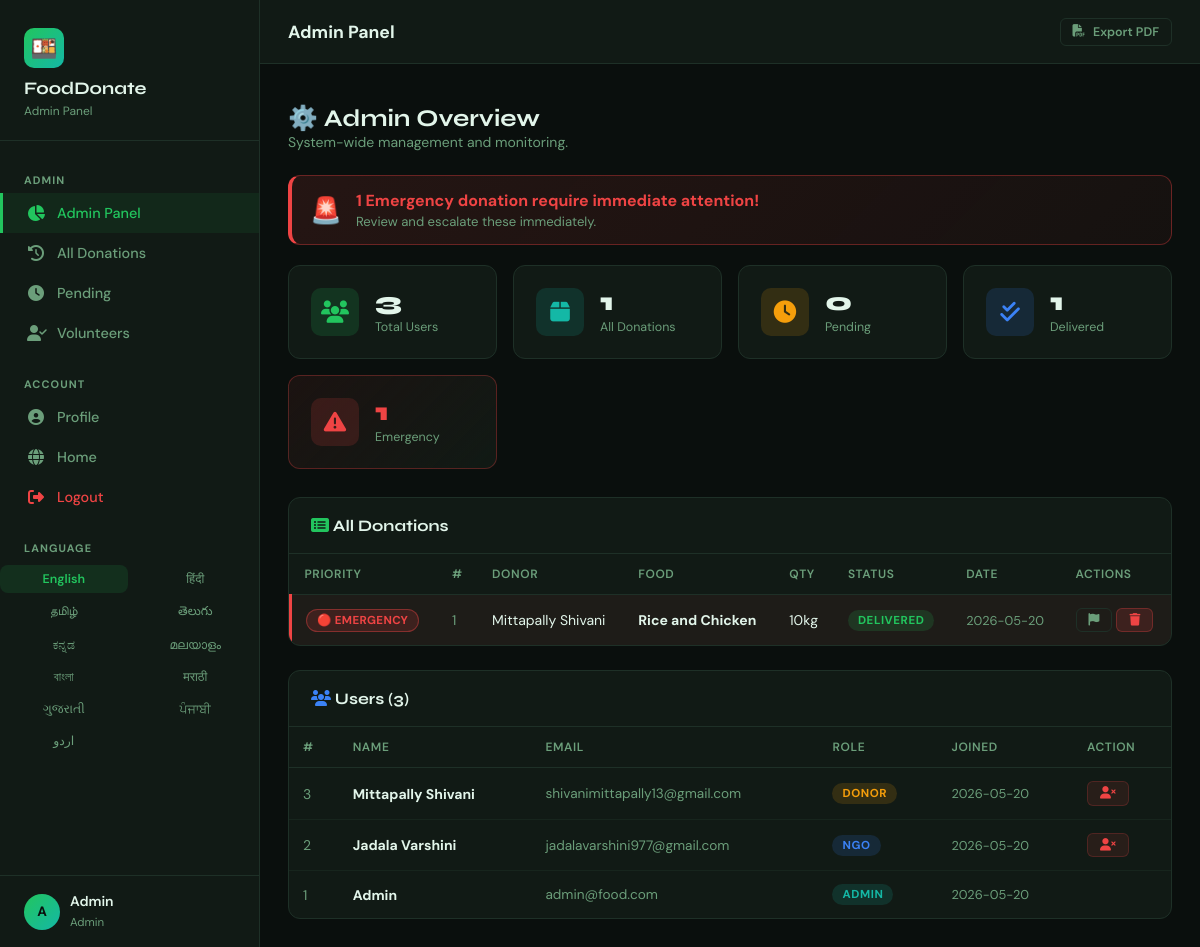
The page /admin (signed in) on the database its author committed.
### tables this page shows
CREATE TABLE donations (
            id           INTEGER PRIMARY KEY AUTOINCREMENT,
            donor_id     INTEGER NOT NULL,
            donor_name   TEXT    NOT NULL,
            food_type    TEXT    NOT NULL,
            category     TEXT    DEFAULT 'Veg',
            quantity     TEXT    NOT NULL,
            address      TEXT    NOT NULL,
            city         TEXT    DEFAULT '',
            phone        TEXT    NOT NULL,
            cooking_time TEXT,
            expiry_time  TEXT,
            message      TEXT,
            status       TEXT    DEFAULT 'pending',
            priority     TEXT    DEFAULT 'normal',
            image_path   TEXT,
            ngo_id       INTEGER,
            qr_code      TEXT,
            created_at   TEXT    DEFAULT (datetime('now'))
        );

CREATE TABLE users (
            id         INTEGER PRIMARY KEY AUTOINCREMENT,
            name       TEXT    NOT NULL,
            email      TEXT    UNIQUE NOT NULL,
            password   TEXT    NOT NULL,
            role       TEXT    NOT NULL DEFAULT 'donor',
            phone      TEXT,
            address    TEXT,
            org_name   TEXT,
            created_at TEXT    DEFAULT (datetime('now'))
        );

### app.py (the view)
@app.route("/admin")
@admin_required
def admin():
    conn  = get_db()
    users = conn.execute("SELECT * FROM users ORDER BY created_at DESC").fetchall()
    donations = conn.execute("""
        SELECT * FROM donations
        ORDER BY CASE priority WHEN 'emergency' THEN 0 WHEN 'urgent' THEN 1 ELSE 2 END,
        created_at DESC
    """).fetchall()
    stats = {
        "users":     len(users),
        "donations": len(donations),
        "pending":   sum(1 for d in donations if d["status"] == "pending"),
        "delivered": sum(1 for d in donations if d["status"] == "delivered"),
        "ngos":      sum(1 for u in users if u["role"] == "ngo"),
        "donors":    sum(1 for u in users if u["role"] == "donor"),
        "emergency": sum(1 for d in donations if d["priority"] == "emergency"),
        "urgent":    sum(1 for d in donations if d["priority"] == "urgent"),
    }
    conn.close()
    return render_template("admin.html", users=users, donations=donations, stats=stats)

### app.py (called while the page is built)
def get_lang():
    return session.get("lang", "en")

def t(section, key, default=None):
    lang = get_lang()
    try:
        val = _translations.get(lang, {}).get(section, {}).get(key)
        if val is None:
            val = _translations.get("en", {}).get(section, {}).get(key)
        return val or default or key
    except Exception:
        return default or key

def get_db():
    conn = sqlite3.connect(DB_PATH)
    conn.row_factory = sqlite3.Row
    return conn

@app.context_processor
def inject_globals():
    count = 0
    if "user_id" in session:
        conn = get_db()
        row = conn.execute(
            "SELECT COUNT(*) as c FROM notifications WHERE user_id=? AND is_read=0",
            (session["user_id"],)
        ).fetchone()
        count = row["c"] if row else 0
        conn.close()
    return {
        "notif_count": count,
        "food_categories": FOOD_CATEGORIES,
        "current_lang": get_lang(),
        "supported_langs": SUPPORTED_LANGS,
        "t": t,
    }

def admin_required(f):
    from functools import wraps
    @wraps(f)
    def decorated(*args, **kwargs):
        if session.get("user_role") != "admin":
            flash("Admin access required.", "danger")
            return redirect(url_for("login"))
        return f(*args, **kwargs)
    return decorated

### templates/admin.html (shortened to what this page needs)
<!DOCTYPE html>
<html lang="en">
<head>
  <link rel="stylesheet" href="{{ url_for('static', filename='style.css') }}">
  <link rel="stylesheet" href="https://cdnjs.cloudflare.com/ajax/libs/font-awesome/6.5.0/css/all.min.css">
</head>
<body>
<div class="layout">
  {% set active_page = 'admin' %}
  {% include 'sidebar_base.html' %}
  <div class="main-content">
    <header class="topbar">
      <div style="display:flex;align-items:center;gap:12px">
        <span class="topbar-title">Admin Panel</span>
      </div>
      <div class="topbar-actions">
        <a href="{{ url_for('download_report') }}" class="btn btn-outline btn-sm">
          <i class="fas fa-file-pdf"></i> Export PDF
        </a>
      </div>
    </header>
    <div class="page-body">
      <div style="margin-bottom:24px">
        <h2 style="font-size:1.5rem">⚙️ Admin Overview</h2>
        <p style="color:var(--text-muted);font-size:.875rem">System-wide management and monitoring.</p>
      </div>
      {% if stats.emergency > 0 %}
      <div class="emergency-banner">
        <div class="eb-icon">🚨</div>
        <div class="eb-text">
          <strong>{{ stats.emergency }} Emergency donation{{ 's' if stats.emergency > 1 else '' }} require immediate attention!</strong>
          <p>Review and escalate these immediately.</p>
        </div>
      </div>
      {% endif %}
      <div class="stats-grid">
        <div class="stat-card"><div class="stat-icon icon-green"><i class="fas fa-users"></i></div><div class="stat-info"><h3>{{ stats.users }}</h3><p>Total Users</p></div></div>
        <div class="stat-card"><div class="stat-icon icon-teal"><i class="fas fa-box"></i></div><div class="stat-info"><h3>{{ stats.donations }}</h3><p>All Donations</p></div></div>
        <div class="stat-card"><div class="stat-icon icon-amber"><i class="fas fa-clock"></i></div><div class="stat-info"><h3>{{ stats.pending }}</h3><p>Pending</p></div></div>
        <div class="stat-card"><div class="stat-icon icon-blue"><i class="fas fa-check-double"></i></div><div class="stat-info"><h3>{{ stats.delivered }}</h3><p>Delivered</p></div></div>
        {% if stats.emergency > 0 %}
        <div class="stat-card stat-emergency"><div class="stat-icon" style="background:rgba(239,68,68,.15);color:var(--red)"><i class="fas fa-exclamation-triangle"></i></div><div class="stat-info"><h3 style="color:var(--red)">{{ stats.emergency }}</h3><p>Emergency</p></div></div>
        {% endif %}
      </div>
      <div class="card" style="margin-bottom:24px">
        <div class="card-header">
          <h4><i class="fas fa-list-alt" style="color:var(--green)"></i> All Donations</h4>
        </div>
        <div class="table-wrap">
          <table>
            <thead>
              <tr><th>Priority</th><th>#</th><th>Donor</th><th>Food</th><th>Qty</th><th>Status</th><th>Date</th><th>Actions</th></tr>
            </thead>
            <tbody>
              {% for d in donations %}
              <tr class="{% if d.priority == 'emergency' %}row-emergency{% elif d.priority == 'urgent' %}row-urgent{% endif %}">
                <td>
                  <span class="priority-badge priority-{{ d.priority or 'normal' }}">
                    {% if d.priority == 'emergency' %}🔴{% elif d.priority == 'urgent' %}🟡{% else %}🟢{% endif %}
                    {{ (d.priority or 'normal') | title }}
                  </span>
                </td>
                <td style="color:var(--text-muted)">{{ d.id }}</td>
                <td>{{ d.donor_name }}</td>
                <td><strong>{{ d.food_type }}</strong></td>
                <td>{{ d.quantity }}</td>
                <td><span class="badge badge-{{ d.status }}">{{ d.status }}</span></td>
                <td style="color:var(--text-muted);font-size:.8rem">{{ d.created_at[:10] }}</td>
                <td>
                  <div style="display:flex;gap:4px;flex-wrap:wrap">
                    <div style="position:relative;display:inline-block" class="priority-dropdown">
                      <button class="btn btn-outline btn-sm" onclick="toggleDropdown({{ d.id }})">
                        <i class="fas fa-flag"></i>
                      </button>
                    </div>
                    <a href="{{ url_for('delete_donation', don_id=d.id) }}"
                       onclick="return confirm('Delete this donation?')"
                       class="btn btn-sm" style="background:rgba(239,68,68,.15);color:var(--red);border:1px solid rgba(239,68,68,.3)">
                      <i class="fas fa-trash"></i>
                    </a>
                  </div>
                </td>
              </tr>
              {% endfor %}
            </tbody>
          </table>
        </div>
      </div>
      <div class="card">
        <div class="card-header">
          <h4><i class="fas fa-users" style="color:var(--blue)"></i> Users ({{ users|length }})</h4>
        </div>
        <div class="table-wrap">
          <table>
            <thead>
              <tr><th>#</th><th>Name</th><th>Email</th><th>Role</th><th>Joined</th><th>Action</th></tr>
            </thead>
            <tbody>
              {% for u in users %}
              <tr>
                <td style="color:var(--text-muted)">{{ u.id }}</td>
                <td><strong>{{ u.name }}</strong></td>
                <td style="color:var(--text-muted);font-size:.85rem">{{ u.email }}</td>
                <td>
                  <span class="badge {% if u.role == 'admin' %}badge-collected{% elif u.role == 'ngo' %}badge-accepted{% else %}badge-pending{% endif %}">
                    {{ u.role | title }}
                  </span>
                </td>
                <td style="color:var(--text-muted);font-size:.8rem">{{ u.created_at[:10] }}</td>
                <td>
                  {% if u.role != 'admin' %}
                  <a href="{{ url_for('delete_user', uid=u.id) }}"
                     onclick="return confirm('Delete this user?')"
                     class="btn btn-sm" style="background:rgba(239,68,68,.1);color:var(--red);border:1px solid rgba(239,68,68,.2)">
                    <i class="fas fa-user-times"></i>
                  </a>
                  {% endif %}
                </td>
              </tr>
              {% endfor %}
            </tbody>
          </table>
        </div>
      </div>
    </div>
  </div>
</div>
</body>
</html>

### rows shown on the page
donations: priority "EMERGENCY", id "1", donor_name "Mittapally Shivani", food_type "Rice and Chicken", quantity "10kg", status "DELIVERED", created_at "2026-05-20"
users: id "3", name "Mittapally Shivani", email "shivanimittapally13@gmail.com", role "DONOR", created_at "2026-05-20"
users: id "2", name "Jadala Varshini", email "jadalavarshini977@gmail.com", role "NGO", created_at "2026-05-20"
users: id "1", name "Admin", email "admin@food.com", role "ADMIN", created_at "2026-05-20"

### other values the page prints
{{ session.user_role | title }} "Admin"
{{ t('nav','admin_panel') }} "Admin Panel"
{{ t('nav','all_donations') }} "All Donations"
{{ t('nav','pending') }} "Pending"
{{ t('nav','volunteers') }} "Volunteers"
{{ t('nav','profile') }} "Profile"
{{ t('nav','home') }} "Home"
{{ t('nav','logout') }} "Logout"
{{ t('common','language') }} "LANGUAGE"
{{ name }} "English" "हिंदी" "தமிழ்" "తెలుగు" "ಕನ್ನಡ" "മലയാളം" "বাংলা" "मराठी" "ગુજરાતી" "ਪੰਜਾਬੀ" "اردو"
{{ session.user_name[0] | upper if session.user_name else 'U' }} "A"
{{ session.user_name }} "Admin"
{{ stats.emergency }} "1"
{{ stats.users }} "3"
{{ stats.donations }} "1"
